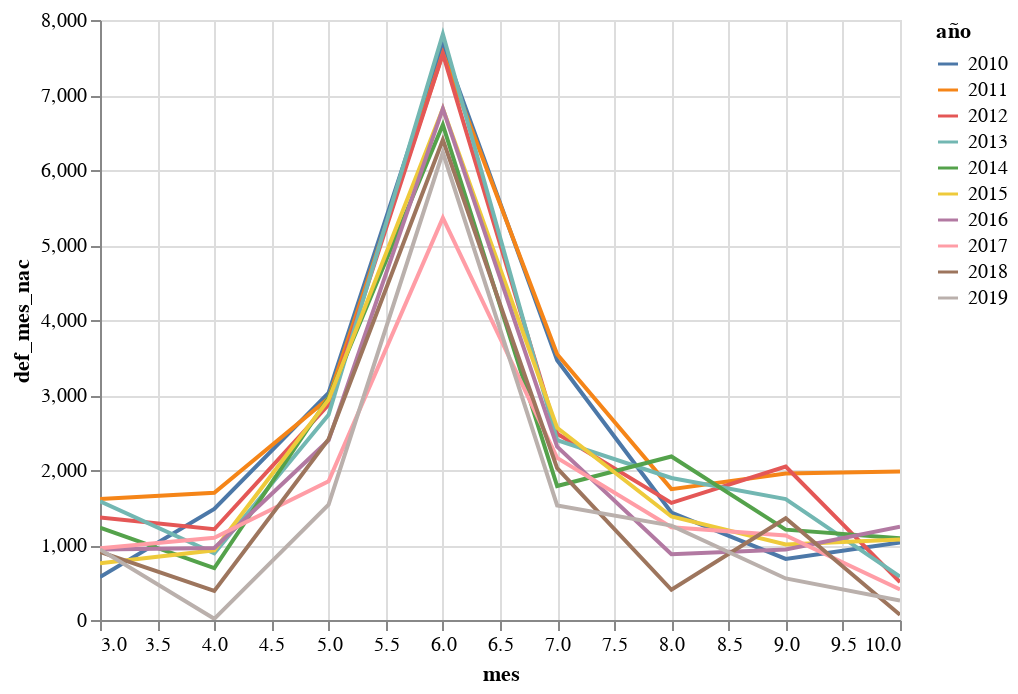

Notebook source saved alongside this figure:
### Markdown cell above
Ahora obtendremos información a a nivel nacional. Para esto
1. Eliminaremos la información del 2020 y del 20202 (información covid)
2. Reordenaremos la infromación definiendo las columnas region y defunciones
3. Definimos la columna def_mes_nac como la suma de las defunciones de cada agrupación realizada mediante años y mes
4. Se grafica la información

### Code cell
def_mes_nac=(
    
    #Se elimina la información del 2020 y 20202
    def_tot_covid.loc[(def_tot_covid["año"] != 20202) & (def_tot_covid["año"] != 2020)]
    
    #Se definen las columnas región y fecha 
    .melt( 
        id_vars = ["año","mes"], 
        value_vars = prueba.columns[3:],
        var_name = 'region', 
        value_name = 'defunciones')
    
    #Se define la columna def_mes_nac
    .assign(
        def_mes_nac = lambda df: df.groupby(["año","mes"])["defunciones"].transform(lambda x: x.sum())
    )
    
    #Se elimina la información sobrante
    .drop_duplicates(subset=["año","mes"])
    .drop(columns=["region", "defunciones"])

)

alt.Chart(def_mes_nac).mark_line().encode(
    x = "mes",
    y = "def_mes_nac",
    color = "año:N",
    tooltip=['año', 'def_mes_nac']
).interactive()

#prueba3.loc[prueba3["año"]==2010]

### Figure 1 — Vega-Lite specification as saved in the notebook (floating-point values rounded to 4 significant figures)
{"config": {"view": {"continuousWidth": 400, "continuousHeight": 300}}, "data": {"name": "data-88c12d3fb1eca65fe8f1e5ba51521d6a"}, "mark": "line", "encoding": {"color": {"type": "nominal", "field": "año"}, "tooltip": [{"type": "quantitative", "field": "año"}, {"type": "quantitative", "field": "def_mes_nac"}], "x": {"type": "quantitative", "field": "mes"}, "y": {"type": "quantitative", "field": "def_mes_nac"}}, "selection": {"selector028": {"type": "interval", "bind": "scales", "encodings": ["x", "y"]}}, "$schema": "https://vega.github.io/schema/vega-lite/v4.8.1.json", "datasets": {"data-88c12d3fb1eca65fe8f1e5ba51521d6a": [{"año": 2010, "mes": 3, "def_mes_nac": 573.0}, {"año": 2010, "mes": 4, "def_mes_nac": 1480.0}, {"año": 2010, "mes": 5, "def_mes_nac": 3029.0}, {"año": 2010, "mes": 6, "def_mes_nac": 7665.0}, {"año": 2010, "mes": 7, "def_mes_nac": 3463.0}, {"año": 2010, "mes": 8, "def_mes_nac": 1433.0}, {"año": 2010, "mes": 9, "def_mes_nac": 815.0}, {"año": 2010, "mes": 10, "def_mes_nac": 1035.0}, {"año": 2011, "mes": 3, "def_mes_nac": 1614.0}, {"año": 2011, "mes": 4, "def_mes_nac": 1697.0}, {"año": 2011, "mes": 5, "def_mes_nac": 2957.0}, {"año": 2011, "mes": 6, "def_mes_nac": 7553.0}, {"año": 2011, "mes": 7, "def_mes_nac": 3544.0}, {"año": 2011, "mes": 8, "def_mes_nac": 1745.0}, {"año": 2011, "mes": 9, "def_mes_nac": 1952.0}, {"año": 2011, "mes": 10, "def_mes_nac": 1979.0}, {"año": 2012, "mes": 3, "def_mes_nac": 1366.0}, {"año": 2012, "mes": 4, "def_mes_nac": 1210.0}, {"año": 2012, "mes": 5, "def_mes_nac": 2871.0}, {"año": 2012, "mes": 6, "def_mes_nac": 7547.0}, {"año": 2012, "mes": 7, "def_mes_nac": 2484.0}, {"año": 2012, "mes": 8, "def_mes_nac": 1561.0}, {"año": 2012, "mes": 9, "def_mes_nac": 2047.0}, {"año": 2012, "mes": 10, "def_mes_nac": 505.0}, {"año": 2013, "mes": 3, "def_mes_nac": 1583.0}, {"año": 2013, "mes": 4, "def_mes_nac": 888.0}, {"año": 2013, "mes": 5, "def_mes_nac": 2737.0}, {"año": 2013, "mes": 6, "def_mes_nac": 7811.0}, {"año": 2013, "mes": 7, "def_mes_nac": 2399.0}, {"año": 2013, "mes": 8, "def_mes_nac": 1894.0}, {"año": 2013, "mes": 9, "def_mes_nac": 1612.0}, {"año": 2013, "mes": 10, "def_mes_nac": 578.0}, {"año": 2014, "mes": 3, "def_mes_nac": 1231.0}, {"año": 2014, "mes": 4, "def_mes_nac": 691.0}, {"año": 2014, "mes": 5, "def_mes_nac": 2963.0}, {"año": 2014, "mes": 6, "def_mes_nac": 6603.0}, {"año": 2014, "mes": 7, "def_mes_nac": 1786.0}, {"año": 2014, "mes": 8, "def_mes_nac": 2180.0}, {"año": 2014, "mes": 9, "def_mes_nac": 1205.0}, {"año": 2014, "mes": 10, "def_mes_nac": 1089.0}, {"año": 2015, "mes": 3, "def_mes_nac": 757.0}, {"año": 2015, "mes": 4, "def_mes_nac": 930.0}, {"año": 2015, "mes": 5, "def_mes_nac": 2937.0}, {"año": 2015, "mes": 6, "def_mes_nac": 6819.0}, {"año": 2015, "mes": 7, "def_mes_nac": 2563.0}, {"año": 2015, "mes": 8, "def_mes_nac": 1380.0}, {"año": 2015, "mes": 9, "def_mes_nac": 1007.0}, {"año": 2015, "mes": 10, "def_mes_nac": 1072.0}, {"año": 2016, "mes": 3, "def_mes_nac": 940.0}, {"año": 2016, "mes": 4, "def_mes_nac": 960.0}, {"año": 2016, "mes": 5, "def_mes_nac": 2396.0}, {"año": 2016, "mes": 6, "def_mes_nac": 6818.0}, {"año": 2016, "mes": 7, "def_mes_nac": 2311.0}, {"año": 2016, "mes": 8, "def_mes_nac": 876.0}, {"año": 2016, "mes": 9, "def_mes_nac": 941.0}, {"año": 2016, "mes": 10, "def_mes_nac": 1244.0}, {"año": 2017, "mes": 3, "def_mes_nac": 957.0}, {"año": 2017, "mes": 4, "def_mes_nac": 1096.0}, {"año": 2017, "mes": 5, "def_mes_nac": 1848.0}, {"año": 2017, "mes": 6, "def_mes_nac": 5361.0}, {"año": 2017, "mes": 7, "def_mes_nac": 2161.0}, {"año": 2017, "mes": 8, "def_mes_nac": 1237.0}, {"año": 2017, "mes": 9, "def_mes_nac": 1127.0}, {"año": 2017, "mes": 10, "def_mes_nac": 407.0}, {"año": 2018, "mes": 3, "def_mes_nac": 907.0}, {"año": 2018, "mes": 4, "def_mes_nac": 387.0}, {"año": 2018, "mes": 5, "def_mes_nac": 2411.0}, {"año": 2018, "mes": 6, "def_mes_nac": 6402.0}, {"año": 2018, "mes": 7, "def_mes_nac": 2024.0}, {"año": 2018, "mes": 8, "def_mes_nac": 403.0}, {"año": 2018, "mes": 9, "def_mes_nac": 1357.0}, {"año": 2018, "mes": 10, "def_mes_nac": 69.0}, {"año": 2019, "mes": 3, "def_mes_nac": 941.0}, {"año": 2019, "mes": 4, "def_mes_nac": 16.0}, {"año": 2019, "mes": 5, "def_mes_nac": 1537.0}, {"año": 2019, "mes": 6, "def_mes_nac": 6233.0}, {"año": 2019, "mes": 7, "def_mes_nac": 1527.0}, {"año": 2019, "mes": 8, "def_mes_nac": 1258.0}, {"año": 2019, "mes": 9, "def_mes_nac": 554.0}, {"año": 2019, "mes": 10, "def_mes_nac": 260.0}]}}
